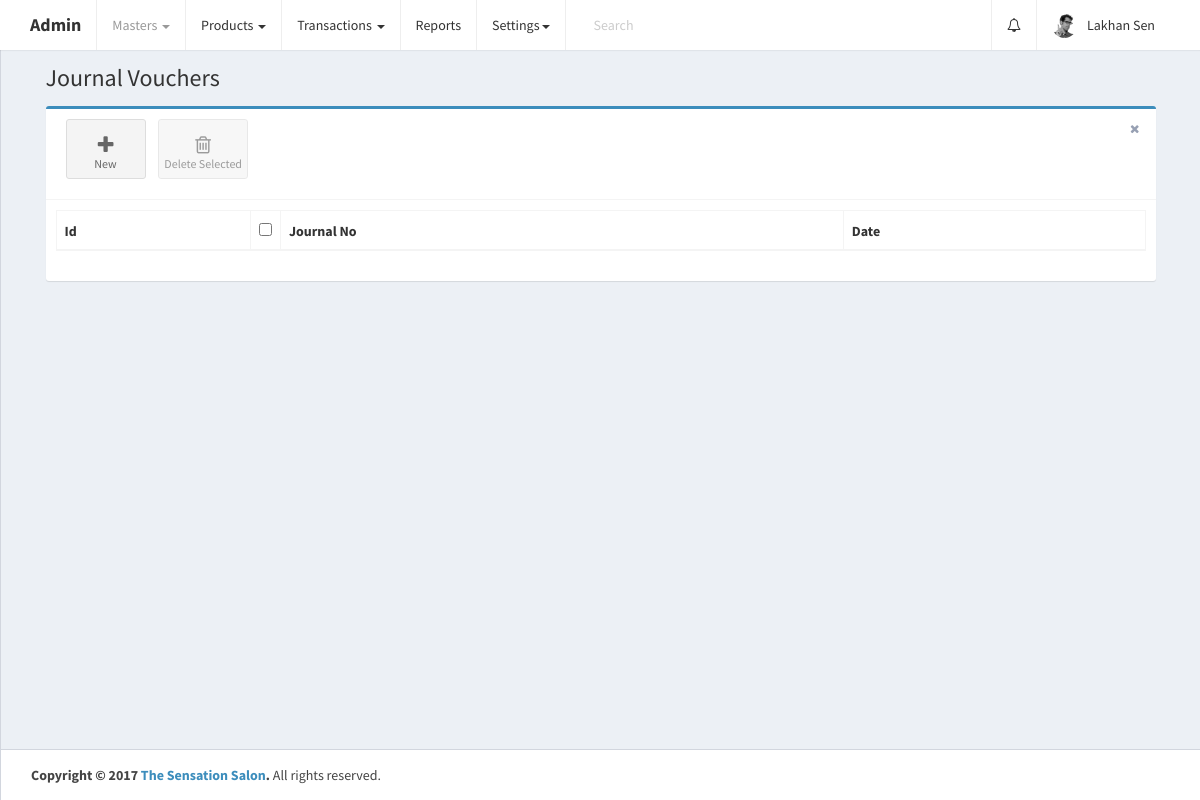
The app's page /home.php?controller=journal&action=getall (signed in), older data.
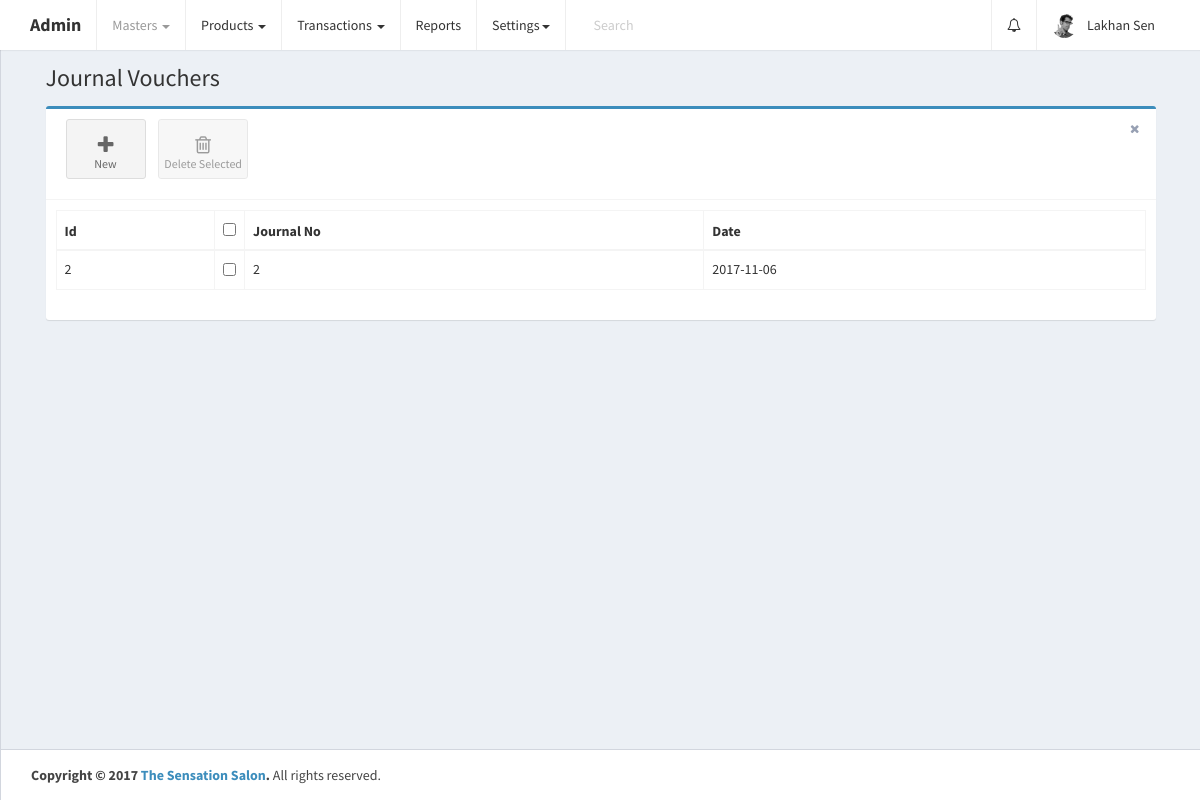
The same page, newer data.
### tables this page shows
CREATE TABLE `journal_vouchers` (
  `id` int(11) UNSIGNED NOT NULL,
  `date` date DEFAULT NULL,
  `entry_data` longtext,
  `total_amount` double DEFAULT NULL,
  `narration` text,
  `created_at` datetime NOT NULL DEFAULT CURRENT_TIMESTAMP,
  `updated_at` datetime NOT NULL DEFAULT CURRENT_TIMESTAMP ON UPDATE CURRENT_TIMESTAMP
);

### controllers/JournalController.php (called while the page is built, shortened)
<?php
class JournalController {
    public $journalobj;
    public function __construct() {
        require_once 'models/Journal.php';
        $this->journalobj = new Journal();
    }
    public function getall() {
        $journal_vouchers = $this->journalobj->getall();
        require_once APP_DIR . '/views/layout.php';
    }
}
?>

### home.php (called while the page is built, shortened)
<?php
require_once 'config/database.php';
require_once 'config/routes.php';
?>

### config/Database.php (called while the page is built)
<?php
class Database {
    public function connect() {
        $conn = new mysqli('localhost', 'root', '', 'thesensationbeautycentre');
        if ($conn->connect_error) {
            die("Connection failed: " . $conn->connect_error);
        } else {
            return $conn;
        }
    }
}
?>

### models/Journal.php (called while the page is built, shortened)
<?php
class Journal {
    public $conn;
    public function __construct() {
        $db = new Database();
        $this->conn = $db->connect();
    }
    public function getall() {
        $journal_vouchers = $this->conn->query('SELECT * FROM journal_vouchers ORDER BY id DESC');
        return $journal_vouchers;
    }
}
?>

### views/journal_vouchers.php (the view, shortened to what this page needs)
<link rel="stylesheet" href="public/plugins/datatables/dataTables.bootstrap.css">
<div class="row">
    <div class="col-xs-12">
        <div class="box box-primary">
            <div class="box-header with-border">
                <a class="btn btn-app" href="?controller=journal&action=add">
                    <i class="fa fa-plus"></i> New
                </a>
                <button class="btn btn-app" id="delete_selected">
                    <i class="fa fa-trash-o"></i> Delete Selected
                </button>
                <div class="box-tools pull-right">
                    <button type="button" class="btn btn-box-tool" data-widget="remove"><i class="fa fa-times"></i></button>
                </div>
            </div>
            <div class="box-body">
                <div class="table-responsive">
                    <table id="journal_vouchers_table" class="table table-bordered table-hover" role="grid" aria-describedby="journal_vouchers_table_info">
                        <thead>
                            <tr>
                                <th>Id</th>
                                <th data-orderable="false" width="20px">
                                    <input type="checkbox" class="select-all">
                                </th>
                                <th>Journal No</th>
                                <th>Date</th>
                            </tr>
                        </thead>
                        <?php
                        if (isset($journal_vouchers)) {
                            if ($journal_vouchers->num_rows > 0) {
                                ?>
                                <tbody>
                                    <?php
                                    while ($journal_voucher = $journal_vouchers->fetch_assoc()) {
                                        ?>
                                        <tr id="tr_<?php echo $journal_voucher['id']; ?>">
                                            <td><?php echo $journal_voucher['id']; ?></td>
                                            <td><input type="checkbox" name="select_journal_vouchers[]" data-id="<?php echo $journal_voucher['id']; ?>"></td>
                                            <td><?php echo $journal_voucher['id']; ?></td>
                                            <td><?php echo $journal_voucher['date']; ?></td>
                                        </tr>
                                        <?php
                                    }
                                    ?>
                                </tbody>
                                <?php
                            }
                        }
                        ?>
                    </table>
                </div>
            </div>
        </div>
    </div>
</div>

Row changes from the older to the newer data that the page shows:
added journal_vouchers: id "2", date "2017-11-06"
